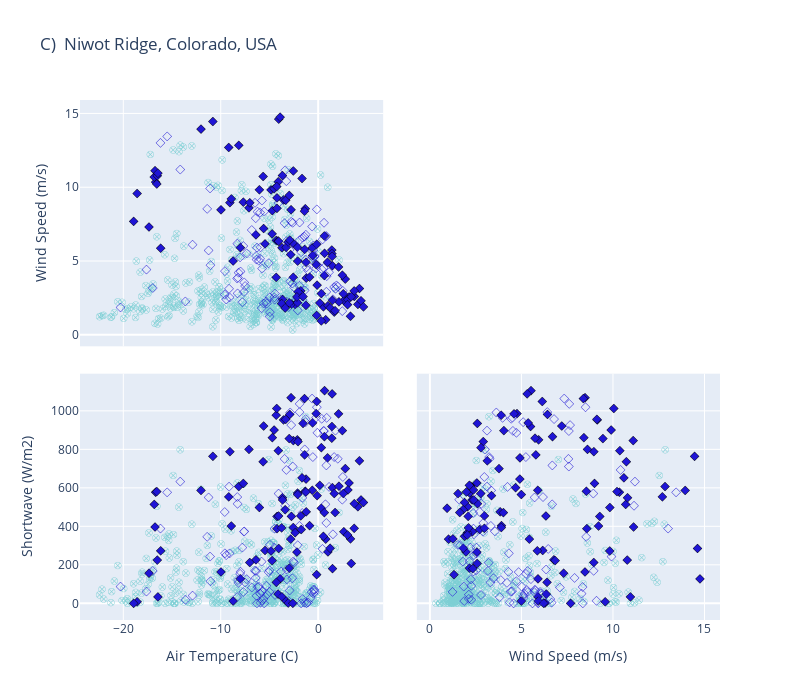

The notebook cell saved with this chart:
### Code cell
# State which site we are working with 
df = niwot_df_unload.copy(deep=True)


# Some constatns 
colorscaled = [[0., colorsnowunload], [1, colorsnow]]
index_vals = df['CD']
index_symbols = df['Typesymbol']

fig = go.Figure()
fig.add_trace(go.Splom(dimensions=[dict(label=nametemp, values=df['temp']),
                                   dict(label=namewind, values=df['windspeed']),
                                   dict(label=nameSW,   values=df['shortwave'])],
                                   marker=dict(color=index_vals, colorscale=colorscaled, symbol=index_symbols, showscale=False, line_color='black', line_width=0.5, size=7),
                                   showlegend=False, showupperhalf=False, diagonal_visible=False,
                      ))

# Other options
#showupperhalf=False, diagonal_visible=False
#marker=dict(show scale=False)

# fig.update_traces(showlegend=True, legendgroup=index_symbols, selector=dict(mode='spolm'))
# fig.update_traces(showlegend=True)

fig.update_layout(title=nameniwot, width=800, height=700, dragmode='select')

fig.show()

### Figure 1 — Plotly figure (JSON) as saved in the notebook; plotly's stock layout.template omitted (floating-point values rounded to 4 significant figures; data arrays with more than 128 entries replaced by an {"elided": "..."} marker saying what was removed)
{"data": [{"diagonal": {"visible": false}, "dimensions": [{"label": "Air Temperature (C)", "values": {"elided": "695 float values"}}, {"label": "Wind Speed (m/s)", "values": {"elided": "695 float values"}}, {"label": "Shortwave (W/m2)", "values": {"elided": "695 float values"}}], "marker": {"color": {"elided": "695 int values"}, "colorscale": [[0, "#1F15D5"], [1, "#7dcfd4"]], "line": {"color": "black", "width": 0.5}, "showscale": false, "size": 7, "symbol": {"elided": "695 int values"}}, "showlegend": false, "showupperhalf": false, "type": "splom"}], "layout": {"dragmode": "select", "height": 700, "title": {"text": "C)  Niwot Ridge, Colorado, USA"}, "width": 800}}
